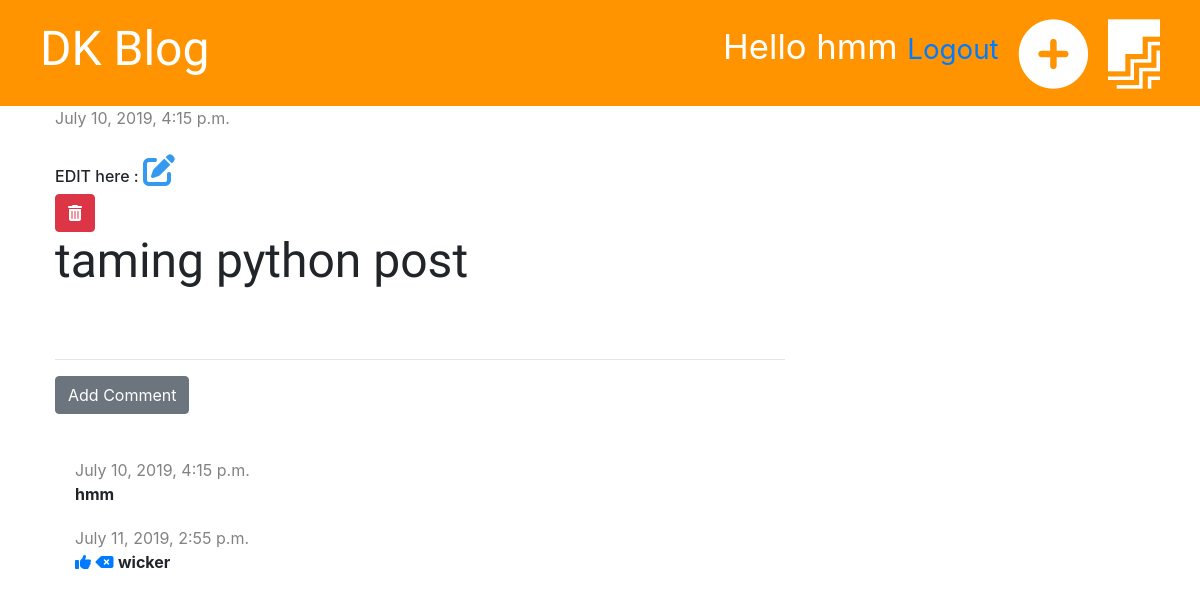
The app's page /post/10/ (signed in) with its own data.
### blog/models.py (models this page shows, shortened)
class Post(models.Model):
    author = models.ForeignKey('auth.User' , on_delete=models.CASCADE)
    title = models.CharField(max_length=200)
    text = models.TextField()
    created_date = models.DateTimeField(default=timezone.now)
    published_date = models.DateTimeField(blank=True, null=True)

class Comment(models.Model):
    post = models.ForeignKey('blog.Post', on_delete=models.CASCADE, related_name='comments')
    author = models.CharField(max_length=200)
    text = models.TextField()
    created_date = models.DateTimeField(default=timezone.now)
    approved = models.BooleanField(default=False)

### blog/views.py (the view)
# urls.py: path('post/<int:pk>/', views.post_detail, name='post_detail'),
def post_detail(request,pk):
    post = get_object_or_404(Post,pk=pk)
    stuff_for_frontend = {'post':post}
    return render(request, 'blog/post_detail.html', stuff_for_frontend)

### blog/templatetags/markdownify.py (called while the page is built)
@register.filter
def markdown(value):
    renderer = HighlightRenderer()
    markdown = mistune.Markdown(renderer=renderer)
    return markdown(value)

### blog/templates/blog/post_detail.html (shortened to what this page needs)
{% extends 'blog/base.html'%}
{% load markdownify %}
{% block content%}
    <div class="post">
        {% if post.published_date  %}
                <div class="date">
                    {{post.published_date}}
                </div>
        {% endif %}
        <br>
        {% if post.published_date and user.is_authenticated %}
            <h6>EDIT here :  <a href="{% url 'post_edit' pk=post.pk %}"><i class="fas fa-edit fa-2x fa-spin" style="color: #339af0;"></i></a></h6>
            <a href="{% url 'post_delete' pk=post.pk %}" class="btn btn-danger" onclick="return confirm('Are you sure you want to delete this post?')"><i class="fas fa-trash-alt"></i></a>
        {% endif %}
        <h1>{{post.title}}</h1>
    </div>
    <hr>
    <a href="{% url 'add_comment_to_post' pk=post.pk %}" class="btn btn-secondary">Add Comment</a>
    <br>
    <br>
    {% for comment in post.comments.all %}
        {% if user.is_authenticated or comment.approved %}
            <div class="comment">
                <div class="date">
                    {{ comment.created_date }}
                </div>
                {% if not comment.approved  and user.is_superuser %}
                <a href="{% url 'comment_approve' pk=comment.pk %}"><i class="fas fa-thumbs-up"></i></a>
                <a href="{% url 'comment_remove' pk=comment.pk %}" <i class="fas fa-backspace"></i></a>
                {% endif %}
                <strong>{{comment.author}}</strong>
            </div>
        {% endif %}
    {% empty %}
        <p>NO comments yet.....</p>
    {% endfor %}
{% endblock %}

### blog/templates/blog/base.html (shortened to what this page needs)
{% load staticfiles %}
<!DOCTYPE html>
<html lang="en">
<head>
    <link href="https://stackpath.bootstrapcdn.com/bootstrap/4.3.1/css/bootstrap.min.css" rel="stylesheet">
    <link rel="stylesheet" href="{% static 'css/blog.css'%}">
    <link rel="stylesheet" href="{%static 'css/zenburn.css'%}">
</head>
<body>
<div class="page-header">
    {% if user.is_authenticated %}
        <a href="{% url 'post_draft_list' %}" class="top-menu"><i class="fab fa-firstdraft fa-2x" ></i></a>
        <a href="{% url 'post_new' %}" class="top-menu"><i class="fas fa-plus-circle fa-2x" style="color: white;"></i></a>
        <p class="top-menu">Hello {{user.username}} <small><a href="{% url 'logout' %}">Logout</a></small></p>
    {% else %}
        <a href="{% url 'login' %}" class="top-menu"><i class="fab fa-invision fa-2x"></i></a>
    {% endif %}
    <h1><a href="/">DK Blog</a></h1>
</div>
<div class="content container">
    <div class="row">
        <div class="col-md-8">
            {% block content %}
            {% endblock %}
        </div>
    </div>
</div>
</body>
</html>

### blog/static/css/blog.css (style rules this page uses)
.page-header { background-color: #ff9400; margin-top: 0; padding: 20px 20px 20px 40px; }
.page-header h1 a { color: white; font-size:36pt; text-decoration:none; }
h1,h2,h3,h4 { font-family: 'Tangerine', 'Inconsolata', 'Droid Sans', serif; font-size:48px; }
.content { margin-left:40px; }
.date { color: #828282; }
.post { margin-bottom: 70px; }
.top-menu { color: #ffffff; float: right; font-size: 26pt; margin-right: 20px; }
.comment { margin: 20px 0px 20px 20px; }

### records on screen
Post: published_date "July 10, 2019, 4:15 p.m.", title "taming python post"
Comment: created_date "July 10, 2019, 4:15 p.m.", author "hmm"
Comment: created_date "July 11, 2019, 2:55 p.m.", approved False (drawn), author "wicker"

### other values on screen
{{ user.username }} "hmm"
